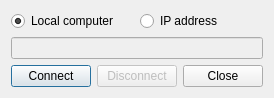
<?xml version="1.0" encoding="UTF-8"?>
<ui version="4.0">
 <class>DolphinConnector</class>
 <widget class="QDialog" name="DolphinConnector">
  <property name="geometry">
   <rect>
    <x>0</x>
    <y>0</y>
    <width>306</width>
    <height>119</height>
   </rect>
  </property>
  <property name="windowTitle">
   <string>Connect to Dolphin</string>
  </property>
  <layout class="QGridLayout" name="gridLayout">
   <property name="sizeConstraint">
    <enum>QLayout::SetFixedSize</enum>
   </property>
   <item row="0" column="0">
    <widget class="QRadioButton" name="specLocal">
     <property name="text">
      <string>Local computer</string>
     </property>
     <property name="checked">
      <bool>true</bool>
     </property>
     <attribute name="buttonGroup">
      <string notr="true">buttonGroup</string>
     </attribute>
    </widget>
   </item>
   <item row="0" column="1">
    <widget class="QRadioButton" name="specIPAddr">
     <property name="text">
      <string>IP address</string>
     </property>
     <attribute name="buttonGroup">
      <string notr="true">buttonGroup</string>
     </attribute>
    </widget>
   </item>
   <item row="2" column="0" colspan="2">
    <widget class="QLineEdit" name="ipAddr">
     <property name="enabled">
      <bool>false</bool>
     </property>
    </widget>
   </item>
   <item row="3" column="0" colspan="2">
    <layout class="QHBoxLayout" name="horizontalLayout">
     <item>
      <widget class="QPushButton" name="connect">
       <property name="text">
        <string>Connect</string>
       </property>
       <property name="icon">
        <iconset theme="network-connect"/>
       </property>
      </widget>
     </item>
     <item>
      <widget class="QPushButton" name="disconnect">
       <property name="enabled">
        <bool>false</bool>
       </property>
       <property name="text">
        <string>Disconnect</string>
       </property>
       <property name="icon">
        <iconset theme="network-disconnect"/>
       </property>
      </widget>
     </item>
     <item>
      <widget class="QPushButton" name="close">
       <property name="text">
        <string>Close</string>
       </property>
       <property name="icon">
        <iconset theme="window-close"/>
       </property>
      </widget>
     </item>
    </layout>
   </item>
  </layout>
 </widget>
 <resources/>
 <connections>
  <connection>
   <sender>close</sender>
   <signal>clicked()</signal>
   <receiver>DolphinConnector</receiver>
   <slot>close()</slot>
   <hints>
    <hint type="sourcelabel">
     <x>256</x>
     <y>119</y>
    </hint>
    <hint type="destinationlabel">
     <x>152</x>
     <y>72</y>
    </hint>
   </hints>
  </connection>
  <connection>
   <sender>specIPAddr</sender>
   <signal>toggled(bool)</signal>
   <receiver>ipAddr</receiver>
   <slot>setEnabled(bool)</slot>
   <hints>
    <hint type="sourcelabel">
     <x>152</x>
     <y>43</y>
    </hint>
    <hint type="destinationlabel">
     <x>152</x>
     <y>49</y>
    </hint>
   </hints>
  </connection>
 </connections>
 <buttongroups>
  <buttongroup name="buttonGroup"/>
 </buttongroups>
</ui>
